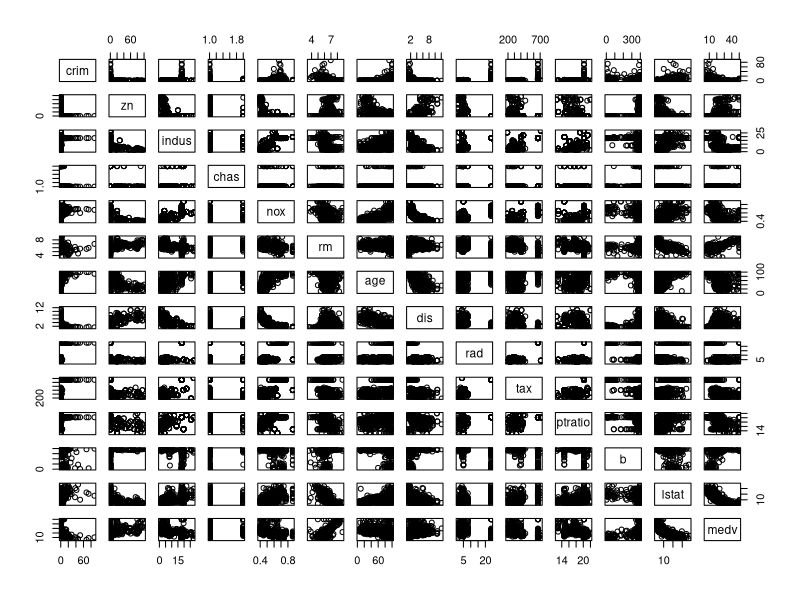
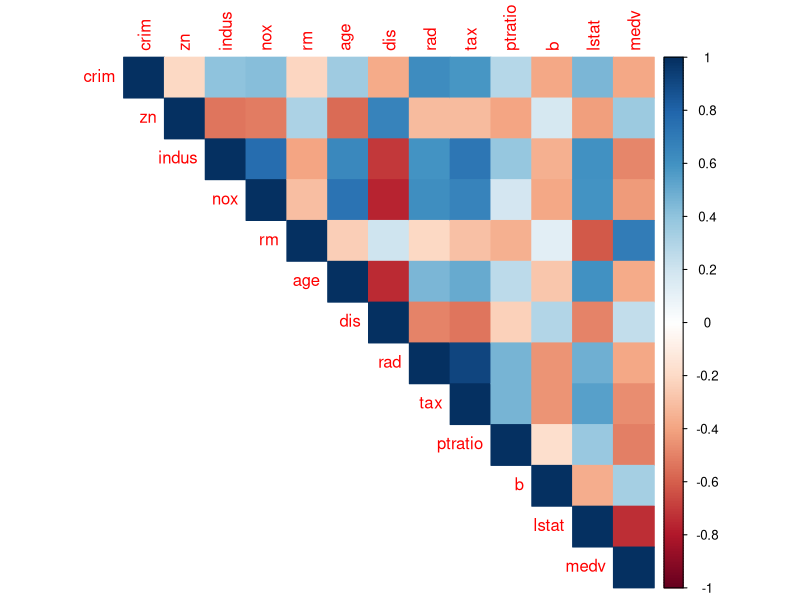
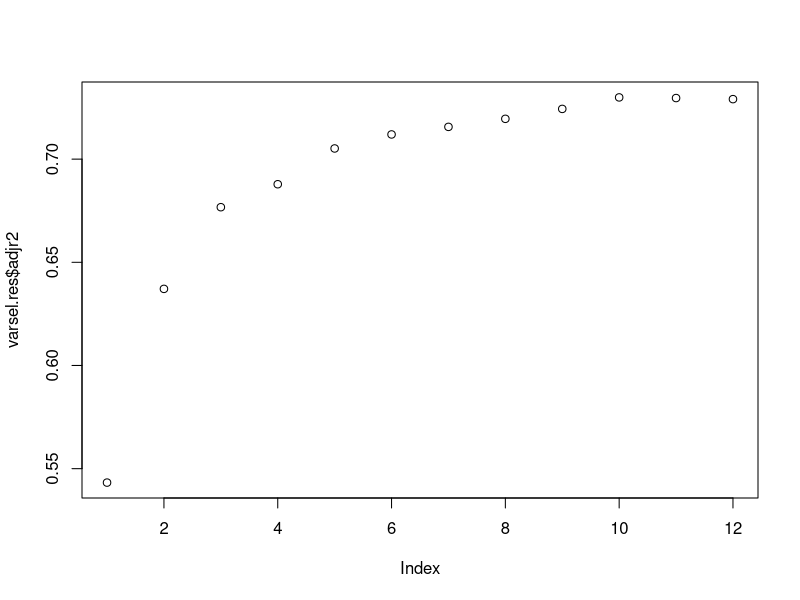
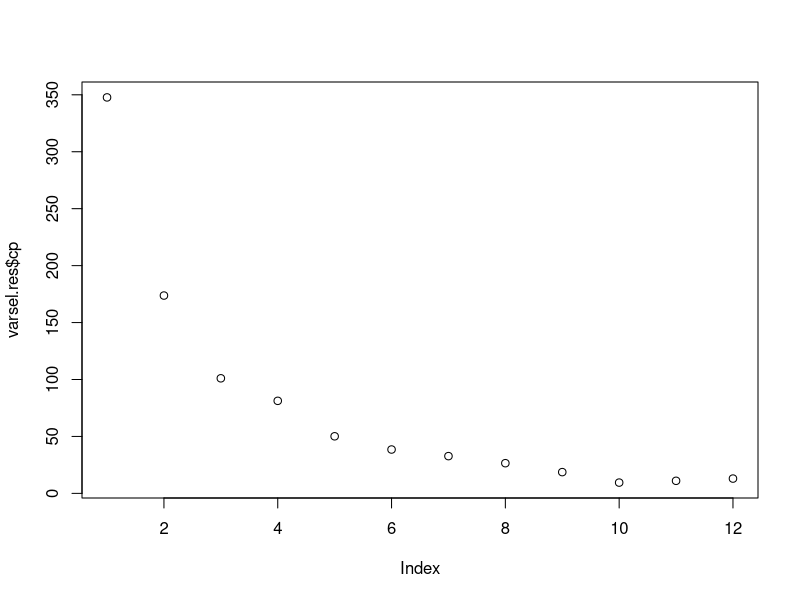
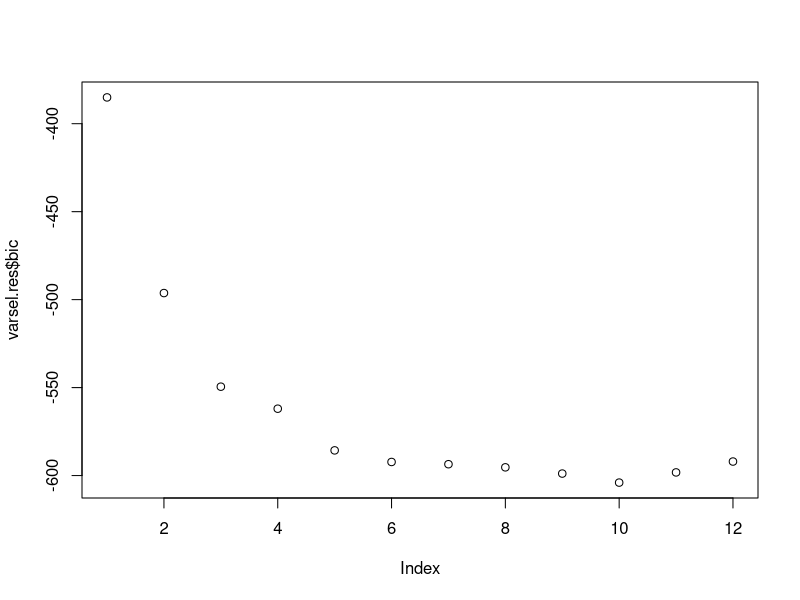
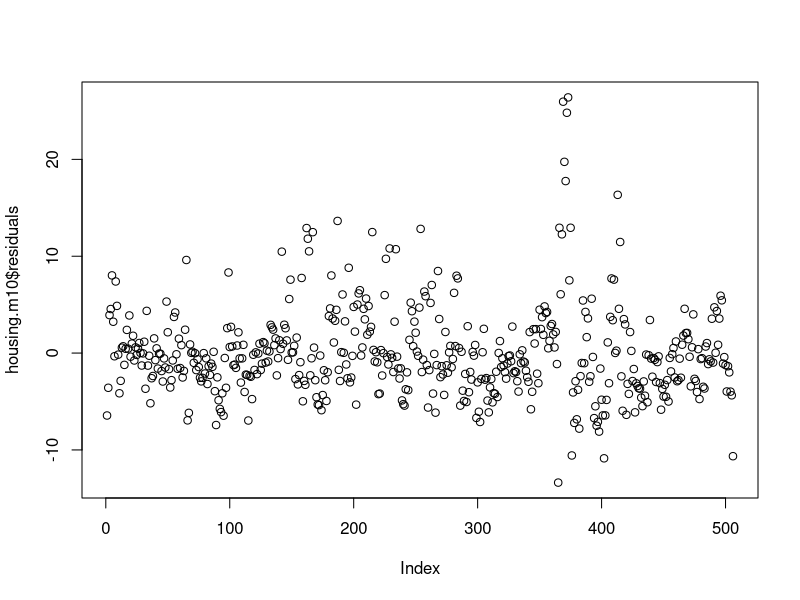
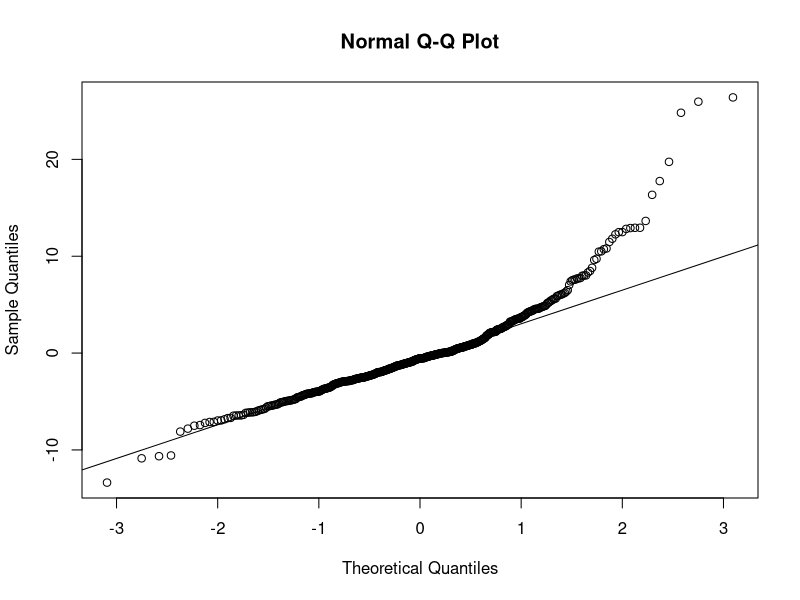

Source code (R) for these figures, in order:
##########################################################
## Multiple Linear Regression
##########################################################

# Manual Regression 

## load necessary libraries
library(Matrix)
## Input data manually
y = c(2,3,2,7,6,8,10,7,8,12,11,14)
x0 = rep(1,12)
x1 = c(0,2,2,2,4,4,4,6,6,6,8,8)
x2 = c(2,6,7,5,9,8,7,10,11,9,15,13)
X = cbind(x0,x1, x2)
c = matrix(c(0,1,0,0,0,1),nrow=2,byrow=T)

## parameters
n = nrow(X)
p = ncol(X) - 1
k = rankMatrix(c)[1]
df1 = k
df2 = n - p - 1

## set up for relevant matrix
XtX = t(X)%*%X
Xty = t(X)%*%y
XtXi = solve(XtX)
H = diag(x0) - X%*%XtXi%*%t(X)

## estimation
beta = XtXi%*%Xty
e = H%*%y

## hypothesis testing for beta
Fnum = t(c%*%beta)%*%solve(c%*%XtXi%*%t(c))%*%(c%*%beta)
Fdenom = t(y)%*%H%*%y
F.all = (Fnum/df1) / (Fdenom/df2)
pval = 1 - pf(F.all,df1, df2)

## R2
R2 = Fnum/(Fnum+Fdenom)

## hypothesis testing for beta1
c = t(c(0,1,0))
k = 1
df1 = k
Fnum = t(c%*%beta)%*%solve(c%*%XtXi%*%t(c))%*%(c%*%beta)
Fdenom = t(y)%*%H%*%y
F.1 = (Fnum/df1) / (Fdenom/df2)
t.1 = sqrt(F.1)
pval = 2*(1 - pt(t.1,df2))

## R2
R2 = Fnum/(Fnum+Fdenom)

#############################

## loading the dataset
library(mlbench)
data(BostonHousing)
?BostonHousing #opens the R Documentation page of the dataset
names(BostonHousing) #column names of the dataset
head(BostonHousing) #prints first few rows the dataset

## exploratory analysis
summary(BostonHousing) #five-number summary for each column
plot(BostonHousing) #scatterplot for all possible variable pairs

housing = BostonHousing[-4] #remove the binary variable 'chas'

library(corrplot)
housing.corr = cor(housing) #correlation matrix
corrplot(housing.corr, method="color", type="upper") #plot correlation

## initial model
housing.full = lm(medv~., data=housing)
housing.full.res = summary(housing.full)
names(housing.full)  #available results obtained from regression
names(housing.full.res)  #available results obtained from regression
housing.full.res

## regression results
housing.full$coefficients #regression coefficients
housing.full.res$fstatistic #F-test for linear hypothesis
housing.full.res$coefficients #generalized linear hypotheses
housing.full.res$adj.r.squared # adjR2

## reduced models
housing.m11 = lm(medv~.-age, data=housing) #model w/o age
housing.m10 = lm(medv~.-age-indus, data=housing) #model w/o age, indus
housing.m11.res = summary(housing.m11)
housing.m10.res = summary(housing.m10)
housing.m11.res
housing.m10.res

## comparing the models
housing.full.res$adj.r.squared
housing.m11.res$adj.r.squared
housing.m10.res$adj.r.squared
anova(housing.full, housing.m11) #full vs reduced model (no age)
anova(housing.full, housing.m10) #full vs reduced model (no age, indus)

## variable selection
library(leaps)
nvar = ncol(housing) - 1
varsel = regsubsets(medv~., data=housing, nvmax=nvar)
varsel.res = summary(varsel)
names(varsel.res) #available results from selection

# compile results
varsel.metric = cbind(1:nvar, varsel.res$adjr2, varsel.res$cp,
                      varsel.res$bic)
colnames(varsel.metric) = c("No. of Variables", "Adjusted R2",
                            "Mallow's Cp", "BIC")
varsel.metric

# plot of each metric used
plot(varsel.res$adjr2) #adjR2
plot(varsel.res$cp) #Mallow's Cp
plot(varsel.res$bic) #BIC

# list of suggested variables for the results of each metric used
varsel.res$which[which.max(varsel.res$adjr2),] #adjR2
varsel.res$which[which.min(varsel.res$bic),] #BIC

## analyzing residuals
library(nortest)
plot(housing.m10$residuals) #check if there are patterns
qqnorm(housing.m10$residuals) #Q-Q plot of data
qqline(housing.m10$residuals) #Q-Q line
ad.test(housing.m10$residuals) #Anderson-Darling
shapiro.test(housing.m10$residuals) #Shapiro-Wilk

## multicollinearity
library(car)
vif(housing.m10)

# if variables w/ vif>5 are excluded
housing.m8 = lm(medv~.-age-indus-rad-tax,data=housing)
vif(housing.m8) #vif of the new model
summary(housing.m8)$adj.r.squared #adjR2 of new model
